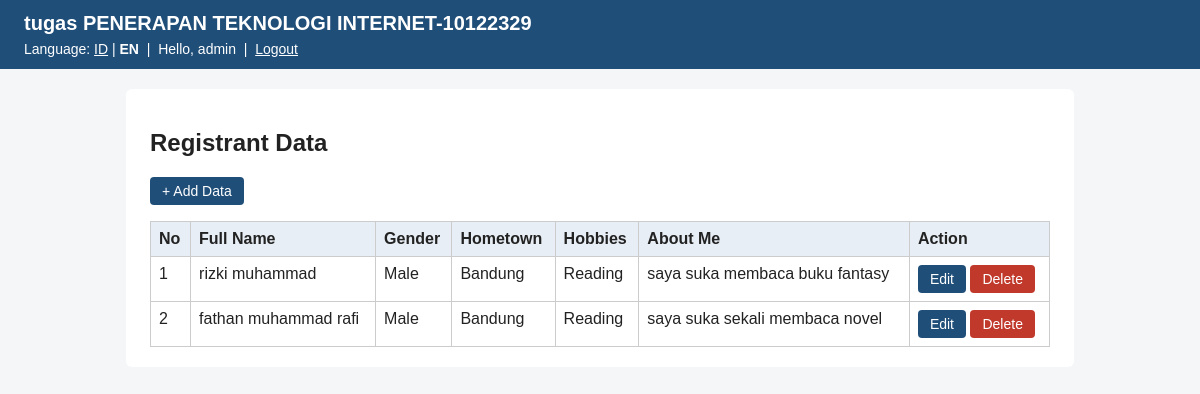
Page /index.php?lang=en (signed in) on the committed database.
### tables this page shows
CREATE TABLE `pendaftar` (
  `id` int(11) NOT NULL,
  `nama_lengkap` varchar(100) NOT NULL,
  `jenis_kelamin` enum('Laki-laki','Perempuan') NOT NULL,
  `kota_asal` varchar(50) NOT NULL,
  `hobi` set('Membaca','Olahraga','Memasak') DEFAULT NULL,
  `tentang_saya` text DEFAULT NULL,
  `created_at` timestamp NOT NULL DEFAULT current_timestamp()
);

### index.php (the view, shortened to what this page needs)
<?php
require 'helper.php';
$hasil = mysqli_query($conn, 'SELECT * FROM pendaftar ORDER BY id DESC');
?>
<p><a href="tambah.php" class="btn">+ <?= e(t('tambah')) ?></a></p>
<table>
    <tr>
        <th><?= e(t('no')) ?></th>
        <th><?= e(t('nama')) ?></th>
        <th><?= e(t('jk')) ?></th>
        <th><?= e(t('kota')) ?></th>
        <th><?= e(t('hobi')) ?></th>
        <th><?= e(t('tentang')) ?></th>
        <th><?= e(t('aksi')) ?></th>
    </tr>
    <?php $no = 1; while ($row = mysqli_fetch_assoc($hasil)): ?>
        <?php $daftar_hobi = $row['hobi'] ? explode(',', $row['hobi']) : []; ?>
        <tr>
            <td><?= $no++ ?></td>
            <td><?= e($row['nama_lengkap']) ?></td>
            <td><?= e(t('jk_' . $row['jenis_kelamin'])) ?></td>
            <td><?= e($row['kota_asal']) ?></td>
            <td><?= e(implode(', ', array_map(fn($h) => t('hobi_' . $h), $daftar_hobi))) ?></td>
            <td><?= nl2br(e($row['tentang_saya'])) ?></td>
            <td>
                <a href="edit.php?id=<?= (int) $row['id'] ?>" class="btn"><?= e(t('ubah')) ?></a>
                <form method="POST" action="hapus.php" class="inline"
                      onsubmit="return confirm(<?= e(json_encode(t('konfirmasi'))) ?>)">
                    <button type="submit" class="btn merah"><?= e(t('hapus')) ?></button>
                </form>
            </td>
        </tr>
    <?php endwhile; ?>
</table>

### helper.php (style rules this page uses)
body { font-family: Arial, sans-serif; margin: 0; background: #f4f6f8; color: #222; }
table { border-collapse: collapse; width: 100%; }
th, td { border: 1px solid #ccc; padding: 8px; text-align: left; vertical-align: top; }
th { background: #e8eef5; }
.btn { display: inline-block; padding: 6px 12px; background: #1f4e79; color: #fff; border: 0; border-radius: 4px; text-decoration: none; cursor: pointer; font-size: 14px; }
.btn.merah { background: #c0392b; }
form.inline { display: inline; }

### rows in the picture
pendaftar: nama_lengkap "rizki muhammad", jenis_kelamin "Male", kota_asal "Bandung", hobi "Reading", tentang_saya "saya suka membaca buku fantasy"
pendaftar: nama_lengkap "fathan muhammad rafi", jenis_kelamin "Male", kota_asal "Bandung", hobi "Reading", tentang_saya "saya suka sekali membaca novel"

### other values in the picture
t('bahasa') "Language"
t('halo') "Hello"
$_SESSION['username'] "admin"
t('keluar') "Logout"
$judul "Registrant Data"
t('tambah') "Add Data"
t('no') "No"
t('nama') "Full Name"
t('jk') "Gender"
t('kota') "Hometown"
t('hobi') "Hobbies"
t('tentang') "About Me"
t('aksi') "Action"
